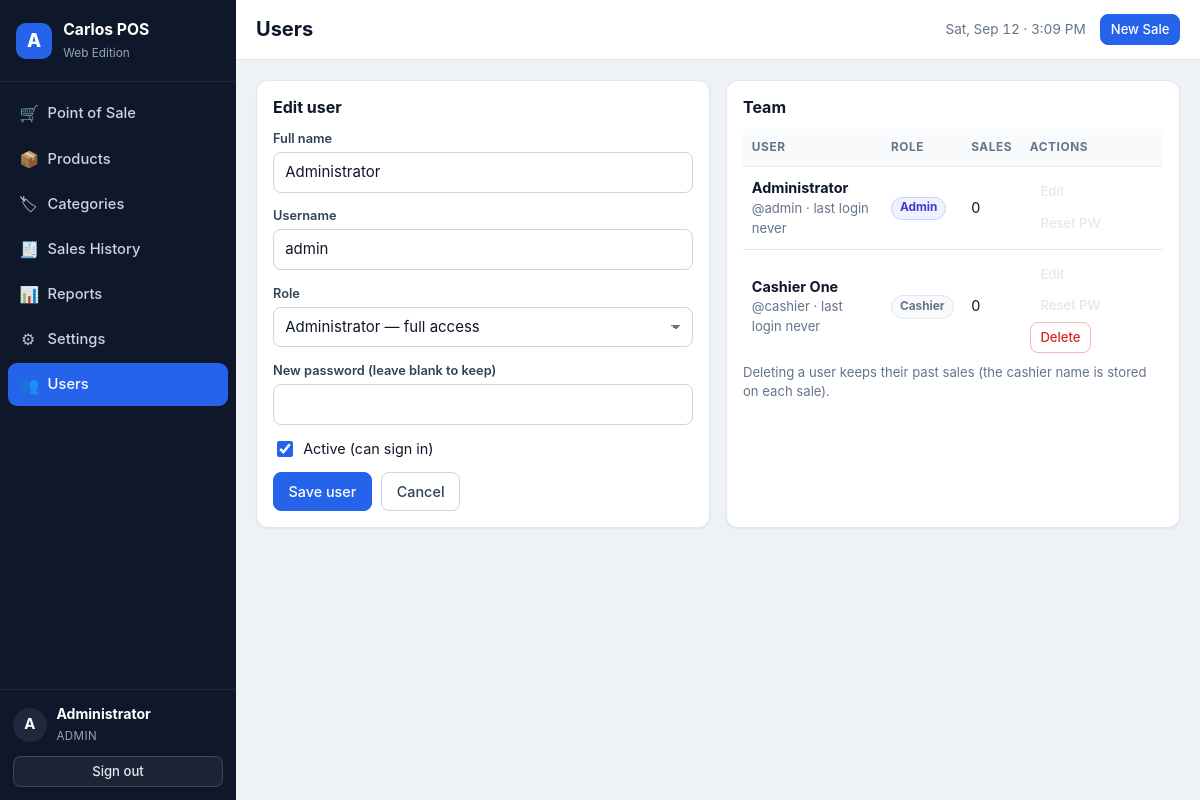
/index.php?page=users&action=edit&id=1 (signed in), run on the app's committed database.
### tables this page shows
CREATE TABLE IF NOT EXISTS `users` (
  `id`            INT UNSIGNED NOT NULL AUTO_INCREMENT,
  `name`          VARCHAR(100) NOT NULL,
  `username`      VARCHAR(50)  NOT NULL,
  `password_hash` VARCHAR(255) NOT NULL,
  `role`          ENUM('admin','cashier') NOT NULL DEFAULT 'cashier',
  `active`        TINYINT(1)   NOT NULL DEFAULT 1,
  `last_login`    DATETIME NULL DEFAULT NULL,
  `created_at`    DATETIME NOT NULL DEFAULT CURRENT_TIMESTAMP,
  PRIMARY KEY (`id`),
  UNIQUE KEY `uq_users_username` (`username`)
);

### app/helpers.php (called while the page is built, shortened)
<?php
function e($value)
{
    return htmlspecialchars((string) $value, ENT_QUOTES | ENT_SUBSTITUTE, 'UTF-8');
}
function base_url($path = '')
{
    static $base = null;
    if ($base === null) {
        if (BASE_URL !== '') {
            $base = rtrim(BASE_URL, '/');
        } else {
            $script = $_SERVER['SCRIPT_NAME'] ?? '/index.php';
            $dir    = str_replace('\\', '/', dirname($script));
            $base   = ($dir === '/' || $dir === '.') ? '' : rtrim($dir, '/');
        }
    }
    return $base . '/' . ltrim((string) $path, '/');
}
function asset($path)
{
    return base_url('assets/' . ltrim($path, '/'));
}
function is_post()
{
    return ($_SERVER['REQUEST_METHOD'] ?? 'GET') === 'POST';
}
function get($key, $default = '')
{
    return isset($_GET[$key]) ? (is_string($_GET[$key]) ? trim($_GET[$key]) : $_GET[$key]) : $default;
}
function is_logged_in()
{
    return !empty($_SESSION['user_id']);
}
function current_user()
{
    static $user = false;
    if ($user === false) {
        $user = null;
        if (is_logged_in()) {
            $user = db_one('SELECT id, name, username, role, active FROM users WHERE id = ? AND active = 1',
                           [(int) $_SESSION['user_id']]);
        }
    }
    return $user;
}
function require_login()
{
    current_user();
}
function require_admin()
{
    $u = current_user();
}
function initial($name)
{
    $name = trim((string) $name);
    return function_exists('mb_substr')
        ? mb_strtoupper(mb_substr($name, 0, 1))
        : strtoupper(substr($name, 0, 1));
}

### app/controllers/settings.php (called while the page is built, shortened)
<?php
function users_controller()
{
    $action = get('action', 'list');
    $rows = db_all(
        'SELECT u.*, (SELECT COUNT(*) FROM sales s WHERE s.user_id = u.id) AS sale_count
           FROM users u ORDER BY u.role, u.name'
    );
    return [
        'title' => 'Users',
        'rows'  => $rows,
        'edit'  => ((int) get('id', 0)) ? db_one('SELECT * FROM users WHERE id = ?', [(int) get('id')]) : null,
    ];
}

### app/db.php (called while the page is built, shortened)
<?php
function db()
{
    static $pdo = null;
    if ($pdo === null) {
        $dsn = 'mysql:host=' . DB_HOST . ';dbname=' . DB_NAME . ';charset=' . DB_CHARSET;
        $pdo = new PDO($dsn, DB_USER, DB_PASS, [
            PDO::ATTR_ERRMODE            => PDO::ERRMODE_EXCEPTION,
            PDO::ATTR_DEFAULT_FETCH_MODE => PDO::FETCH_ASSOC,
            PDO::ATTR_EMULATE_PREPARES   => false,
        ]);
    }
    return $pdo;
}
function db_all($sql, $params = [])
{
    $st = db()->prepare($sql);
    $st->execute($params);
    return $st->fetchAll();
}
function db_one($sql, $params = [])
{
    $st = db()->prepare($sql);
    $st->execute($params);
    $row = $st->fetch();
    return $row === false ? null : $row;
}

### app/views/users.php (the view, shortened to what this page needs)
<div class="grid-2">
  <div class="card">
    <div class="card-head"><h3><?= $data['edit'] ? 'Edit user' : 'Add user' ?></h3></div>
    <form method="post" action="<?= e(base_url('index.php?page=users&action=save')) ?>" class="form">
      <label class="field"><span>Full name</span>
        <input class="input" type="text" name="name" required value="<?= e($data['edit']['name'] ?? '') ?>">
      </label>
      <label class="field"><span>Username</span>
        <input class="input" type="text" name="username" required value="<?= e($data['edit']['username'] ?? '') ?>">
      </label>
      <label class="field"><span>Role</span>
        <select class="input" name="role">
          <option value="admin" <?= ($data['edit']['role'] ?? '') === 'admin' ? 'selected' : '' ?>>Administrator — full access</option>
        </select>
      </label>
      <label class="field"><span><?= $data['edit'] ? 'New password (leave blank to keep)' : 'Password' ?></span>
        <input class="input" type="password" name="password" minlength="6" <?= $data['edit'] ? '' : 'required' ?>>
      </label>
      <label class="check">
        <input type="checkbox" name="active" value="1" <?= !isset($data['edit']['active']) || $data['edit']['active'] ? 'checked' : '' ?>>
        <span>Active (can sign in)</span>
      </label>
      <div class="form-actions">
        <button class="btn btn-primary" type="submit"><?= $data['edit'] ? 'Save user' : 'Create user' ?></button>
        <?php if ($data['edit']): ?>
          <a class="btn btn-ghost" href="<?= e(base_url('index.php?page=users')) ?>">Cancel</a>
        <?php endif; ?>
      </div>
    </form>
  </div>
  <div class="card">
    <div class="card-head"><h3>Team</h3></div>
    <div class="table-wrap">
      <table class="table">
        <thead><tr><th>User</th><th>Role</th><th class="right">Sales</th><th class="right">Actions</th></tr></thead>
        <tbody>
        <?php foreach ($data['rows'] as $u): ?>
          <tr class="<?= $u['active'] ? '' : 'row-voided' ?>">
            <td>
              <strong><?= e($u['name']) ?></strong>
              <div class="muted small">@<?= e($u['username']) ?> · last login <?= e($u['last_login'] ? fmt_date($u['last_login']) : 'never') ?></div>
            </td>
            <td><span class="pill <?= $u['role'] === 'admin' ? 'pill-card' : 'pill-muted' ?>"><?= e(ucfirst($u['role'])) ?></span></td>
            <td class="right"><?= e($u['sale_count']) ?></td>
            <td class="right">
              <a class="btn btn-sm btn-ghost" href="<?= e(base_url('index.php?page=users&action=edit&id=' . $u['id'])) ?>">Edit</a>
              <button class="btn btn-sm btn-ghost" type="button" data-reset-user="<?= e($u['id']) ?>" data-user-name="<?= e($u['name']) ?>">Reset&nbsp;PW</button>
              <?php if ((int) $u['id'] !== (int) current_user()['id']): ?>
                <form method="post" action="<?= e(base_url('index.php?page=users&action=delete')) ?>" class="inline">
                  <button class="btn btn-sm btn-danger" type="submit" data-confirm="Delete user &quot;<?= e($u['name']) ?>&quot;?">Delete</button>
                </form>
              <?php endif; ?>
            </td>
          </tr>
        <?php endforeach; ?>
        </tbody>
      </table>
    </div>
    <p class="muted small">Deleting a user keeps their past sales (the cashier name is stored on each sale).</p>
  </div>
</div>

### app/views/layout/header.php (shortened to what this page needs)
<?php
$user     = $layout === 'app' ? current_user() : null;
$title    = $data['title'] ?? ucfirst($page ?? 'POS');
$navItems = [
    'pos'        => ['Point of Sale', 'cart'],
    'products'   => ['Products',      'box'],
    'categories' => ['Categories',    'tag'],
    'sales'      => ['Sales History', 'receipt'],
    'reports'    => ['Reports',       'chart'],
    'settings'   => ['Settings',      'gear'],
    'users'      => ['Users',         'users'],
];
?>
<!DOCTYPE html>
<html lang="en">
<head>
<link rel="stylesheet" href="<?= e(asset('css/app.css')) ?>">
</head>
<body class="layout-<?= e($layout) ?><?= $page === 'pos' ? ' page-pos' : '' ?>">
<?php if ($layout === 'app'): ?>
<div class="app-shell">
  <aside class="sidebar" id="sidebar">
    <div class="brand">
      <div class="brand-mark">A</div>
      <div class="brand-text">
        <strong>Carlos POS</strong>
        <span>Web Edition</span>
      </div>
    </div>
    <nav class="nav">
      <?php foreach ($navItems as $key => [$label, $icon]): ?>
        <a class="nav-link<?= $page === $key ? ' active' : '' ?>" href="<?= e(base_url('index.php?page=' . $key)) ?>">
          <span class="ico ico-<?= e($icon) ?>" aria-hidden="true"></span>
          <span class="nav-label"><?= e($label) ?></span>
        </a>
      <?php endforeach; ?>
    </nav>
    <div class="sidebar-foot">
      <div class="who">
        <div class="avatar"><?= e(initial($user['name'])) ?></div>
        <div>
          <strong><?= e($user['name']) ?></strong>
          <span class="role"><?= e(ucfirst($user['role'])) ?></span>
        </div>
      </div>
      <a class="btn btn-ghost btn-sm" href="<?= e(base_url('index.php?page=logout')) ?>">Sign out</a>
    </div>
  </aside>
  <div class="main">
    <header class="topbar">
      <div class="topbar-title">
        <h1><?= e($title) ?></h1>
      </div>
      <div class="topbar-meta">
        <span class="clock" id="clock"><?= e(date('D, M d · h:i A')) ?></span>
        <a class="btn btn-primary btn-sm" href="<?= e(base_url('index.php?page=pos')) ?>">New Sale</a>
      </div>
    </header>
    <main class="content">
<?php endif; ?>

### data on the page
users: name "A", name "Administrator", role "ADMIN", username "admin", role "Administrator — full access", active "☑", last_login "never", role "Admin", sale_count "0"
users: name "Cashier One", username "cashier", last_login "never", role "Cashier", sale_count "0"

### other printed values
$label "Point of Sale"
$label "Products"
$label "Categories"
$label "Sales History"
$label "Reports"
$label "Settings"
$label "Users"
$title "Users"
